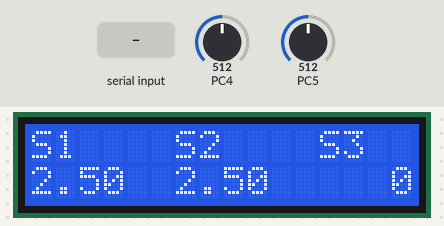
Recording of a program running on a simulated ATmega328P, built with avr-gcc and emulated at 16 MHz. Shown: 16×2 character LCD. Wiring (inferred from the names in the program): character LCD (HD44780): RS PC2; E PC3; data PC1, PC0, PB5, PB4, PB3, PB2, PB1, PB0. The test bench sets the inputs (shaded band); at power-on: PC4 = 512, PC5 = 512.

Above: at 1.2 s.
1.3 s: PC4 set to 716
At 2.6 s:
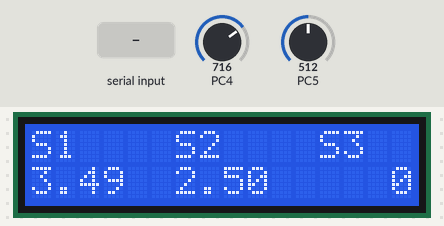
2.9 s: PC5 set to 716
At 4.0 s:
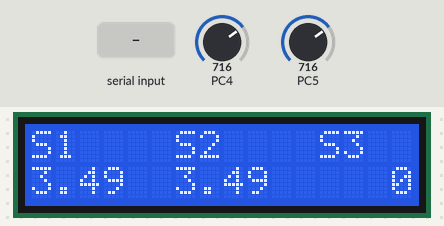
4.5 s: "+" received over Serial
At 5.2 s:
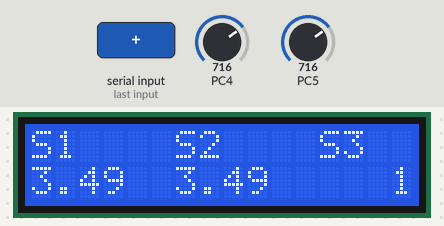
6.2 s: PC4 set to 900
At 7.5 s:
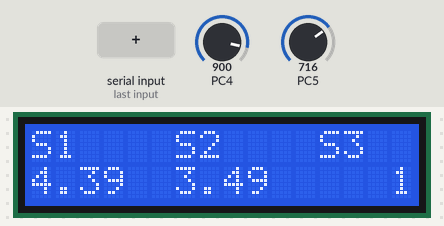
7.8 s: "-" received over Serial
At 9.0 s:
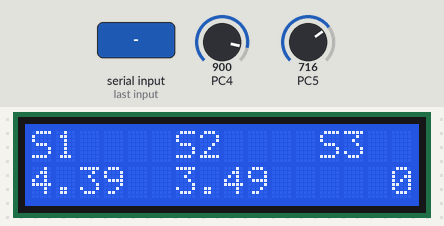
9.4 s: PC5 set to 900
At 10.3 s:
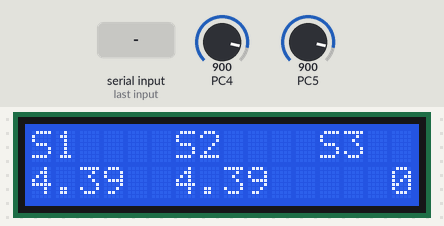
Timing chart, 0 to 12.1 s (numbered marks = the images above; inputs shaded):
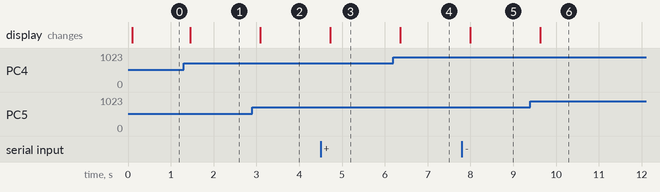

The program:

main.c
```c
/*
 * main.c
 *
 * Created: 16/07/2026
 * Author: Jorge Puente
 * Description:
 *
 */
/****************************************/
// Encabezado (Libraries)

#define F_CPU 16000000UL

#include <avr/io.h>
#include <util/delay.h>
#include <stdio.h>
#include "lcd.h"
#include "uart.h"

/****************************************/
// Function prototypes

static void adc_init(void);
static uint16_t leer_ADC(uint8_t canal);
static void pasar_a_voltaje(uint16_t num, char *texto);

/****************************************/
// Main Function

int main(void)
{
	//Texto para la fila de arriba
	char texto1[17];
	//Texto para la fila de abajo
	char texto2[17];
	//Texto de S1
	char v1[5];
	//Texto de S2
	char v2[5];
	//Texto de S3
	char v3[5];
	//Valor de S1
	uint16_t s1;
	//Valor de S2
	uint16_t s2;
	//Valor de S3
	int8_t s3 = 0;
	//Dato recibido
	char dato;

	//Iniciar LCD
	lcd_init();
	//Iniciar ADC
	adc_init();
	//Iniciar UART
	uart_init();

	while (1)
	{
		//Leer S1 en A4
		s1 = leer_ADC(4);
		//Leer S2 en A5
		s2 = leer_ADC(5);
		//Revisar si llego algo por UART
		if (uart_hay_dato())
		{
			//Guardar lo que llego
			dato = uart_rx();

			//Si llega + se suma 1
			if (dato == '+')
			{
				s3++;
			}

			//Si llega - se resta 1
			if (dato == '-')
			{
				s3--;
			}
		}

		//Pasar S1 a voltaje
		pasar_a_voltaje(s1, v1);
		//Pasar S2 a voltaje
		pasar_a_voltaje(s2, v2);
		//Pasar S3 a texto
		snprintf(v3, sizeof(v3), "%4d", s3);

		//Texto de la fila de arriba
		snprintf(texto1, sizeof(texto1), "S1    S2    S3  ");
		//Texto de la fila de abajo
		snprintf(texto2, sizeof(texto2), "%s  %s  %s", v1, v2, v3);

		//Mostrar titulos
		lcd_posicion(0, 0);
		lcd_print(texto1);

		//Mostrar voltajes alineados
		lcd_posicion(1, 0);
		lcd_print(texto2);

		//Esperar un poco
		_delay_ms(200);
	}
}

/****************************************/
// NON-Interrupt subroutines

static void adc_init(void)
{
	//AVcc referencia
	ADMUX = (1 << REFS0);
	//ADC con prescaler de 128
	ADCSRA = (1 << ADEN) | (1 << ADPS2) | (1 << ADPS1) | (1 << ADPS0);
}

static uint16_t leer_ADC(uint8_t canal)
{
	//Canal ADC
	ADMUX = (ADMUX & 0xF0) | (canal & 0x0F) | (1 << REFS0);
	//Conversion
	ADCSRA |= (1 << ADSC);

	//Esperar a que se haga la conversion
	while (ADCSRA & (1 << ADSC))
	{
	}

	//Devolver el valor que se leyo del ADC
	return ADC;
}

static void pasar_a_voltaje(uint16_t num, char *texto)
{
	//Voltaje en centesimas
	uint16_t vol;
	//Parte entera
	uint8_t ent;
	//Parte decimal
	uint8_t dec;

	//Pasar ADC a voltaje
	vol = (uint16_t)(((uint32_t)num * 500U) / 1023U);
	ent = vol / 100;
	dec = vol % 100;

	//Guardar como 0.00
	snprintf(texto, 5, "%u.%02u", ent, dec);
}

/****************************************/
// Interrupt routines
```

uart.c
```c
/*
 * uart.c
 *
 * Created: 22/07/2026
 * Author: Jorge Puente
 * Description:
 *
 */
/****************************************/
// Encabezado (Libraries)

#define F_CPU 16000000UL
#define UBRR_VALOR 103

#include "uart.h"

/****************************************/
// Function prototypes

/****************************************/
// Main Function

/****************************************/
// NON-Interrupt subroutines

void uart_init(void)
{
	//Velocidad de 9600 baudios
	UBRR0H = (uint8_t)(UBRR_VALOR >> 8);
	UBRR0L = (uint8_t)UBRR_VALOR;

	//Activar RX y TX
	UCSR0B = (1 << RXEN0) | (1 << TXEN0);

	//8 bits de datos
	UCSR0C = (1 << UCSZ01) | (1 << UCSZ00);
}

void uart_tx(char dato)
{
	//Esperar buffer libre
	while (!(UCSR0A & (1 << UDRE0)))
	{
	}

	//Mandar un caracter
	UDR0 = dato;
}

void uart_print(const char *txt)
{
	//Mandar texto por UART
	while (*txt != '\0')
	{
		uart_tx(*txt);
		txt++;
	}
}

uint8_t uart_hay_dato(void)
{
	//Ver si llego un dato
	if (UCSR0A & (1 << RXC0))
	{
		return 1;
	}

	return 0;
}

char uart_rx(void)
{
	//Esperar dato recibido
	while (!(UCSR0A & (1 << RXC0)))
	{
	}

	//Devolver el dato
	return UDR0;
}

/****************************************/
// Interrupt routines
```

uart.h
```c
#ifndef UART_H_
#define UART_H_

#include <avr/io.h>

void uart_init(void);
void uart_tx(char dato);
void uart_print(const char *txt);
uint8_t uart_hay_dato(void);
char uart_rx(void);

#endif /* UART_H_ */
```

lcd.c
```c
/*
 * lcd.c
 *
 * Created: 16/07/2026
 * Author: Jorge Puente
 * Description:
 *
 */
/****************************************/
// Encabezado (Libraries)

#define F_CPU 16000000UL

#include "lcd.h"
#include <util/delay.h>

#define LCD_RS_PORT PORTC
#define LCD_RS_DDR  DDRC
#define LCD_RS  PC2

#define LCD_E_PORT  PORTC
#define LCD_E_DDR   DDRC
#define LCD_E   PC3

#define LCD_D0_PORT PORTC
#define LCD_D0_DDR  DDRC
#define LCD_D0  PC1

#define LCD_D1_PORT PORTC
#define LCD_D1_DDR  DDRC
#define LCD_D1  PC0

#define LCD_D2_PORT PORTB
#define LCD_D2_DDR  DDRB
#define LCD_D2  PB5

#define LCD_D3_PORT PORTB
#define LCD_D3_DDR  DDRB
#define LCD_D3  PB4

#define LCD_D4_PORT PORTB
#define LCD_D4_DDR  DDRB
#define LCD_D4  PB3

#define LCD_D5_PORT PORTB
#define LCD_D5_DDR  DDRB
#define LCD_D5  PB2

#define LCD_D6_PORT PORTB
#define LCD_D6_DDR  DDRB
#define LCD_D6  PB1

#define LCD_D7_PORT PORTB
#define LCD_D7_DDR  DDRB
#define LCD_D7  PB0

/****************************************/
// Function prototypes

static void lcd_write(uint8_t dato);
static void lcd_enable(void);

/****************************************/
// Main Function

/****************************************/
// NON-Interrupt subroutines

void lcd_init(void)
{
	//Pines del LCD como salida
	LCD_RS_DDR |= (1 << LCD_RS);
	LCD_E_DDR |= (1 << LCD_E);
	LCD_D0_DDR |= (1 << LCD_D0);
	LCD_D1_DDR |= (1 << LCD_D1);
	LCD_D2_DDR |= (1 << LCD_D2);
	LCD_D3_DDR |= (1 << LCD_D3);
	LCD_D4_DDR |= (1 << LCD_D4);
	LCD_D5_DDR |= (1 << LCD_D5);
	LCD_D6_DDR |= (1 << LCD_D6);
	LCD_D7_DDR |= (1 << LCD_D7);

	//Esperar a que encienda bien
	_delay_ms(15);

	//Modo 8 bits (2 lineas)
	lcd(0x38);

	_delay_us(100);

	//Display encendido
	lcd(0x0C);

	_delay_us(100);

	//El cursor avanza a la derecha
	lcd(0x06);

	_delay_us(100);

	//Limpiar la pantalla
	lcd(0x01);
	_delay_ms(2);
}

void lcd(uint8_t dato)
{
	//RS en 0 para mandar datos
	LCD_RS_PORT &= ~(1 << LCD_RS);
	//Mandar el dato a los pines
	lcd_write(dato);
	//Enable
	lcd_enable();
	_delay_ms(2);
}

void lcd_data(uint8_t dato)
{
	//RS en 1 para mandar dato
	LCD_RS_PORT |= (1 << LCD_RS);
	//Mandar dato a los pines
	lcd_write(dato);
	//Enable
	lcd_enable();
	_delay_ms(2);
}

void lcd_print(const char *txt)
{
	//Manda letra por letra al LCD
	while (*txt != '\0')
	{
		lcd_data((uint8_t)*txt);
		txt++;
	}
}

void lcd_posicion(uint8_t fila, uint8_t col)
{
	//Guarda la direccion de la posicion
	uint8_t direccion = (fila == 0) ? 0x00 : 0x40;
	direccion += col;
	//Manda la direccion al LCD
	lcd(0x80 | direccion);
}

static void lcd_write(uint8_t dato)
{
	//Cada if pone un bit en su pin
	if (dato & (1 << 0)) LCD_D0_PORT |= (1 << LCD_D0);
	else LCD_D0_PORT &= ~(1 << LCD_D0);

	if (dato & (1 << 1)) LCD_D1_PORT |= (1 << LCD_D1);
	else LCD_D1_PORT &= ~(1 << LCD_D1);

	if (dato & (1 << 2)) LCD_D2_PORT |= (1 << LCD_D2);
	else LCD_D2_PORT &= ~(1 << LCD_D2);

	if (dato & (1 << 3)) LCD_D3_PORT |= (1 << LCD_D3);
	else LCD_D3_PORT &= ~(1 << LCD_D3);

	if (dato & (1 << 4)) LCD_D4_PORT |= (1 << LCD_D4);
	else LCD_D4_PORT &= ~(1 << LCD_D4);

	if (dato & (1 << 5)) LCD_D5_PORT |= (1 << LCD_D5);
	else LCD_D5_PORT &= ~(1 << LCD_D5);

	if (dato & (1 << 6)) LCD_D6_PORT |= (1 << LCD_D6);
	else LCD_D6_PORT &= ~(1 << LCD_D6);

	if (dato & (1 << 7)) LCD_D7_PORT |= (1 << LCD_D7);
	else LCD_D7_PORT &= ~(1 << LCD_D7);
}

static void lcd_enable(void)
{
	//Pulso para que el LCD pueda leer el dato
	LCD_E_PORT |= (1 << LCD_E);
	_delay_us(1);
	LCD_E_PORT &= ~(1 << LCD_E);
	_delay_us(100);
}

/****************************************/
// Interrupt routines
```

lcd.h
```c
#ifndef LCD_H_
#define LCD_H_

#include <avr/io.h>

void lcd_init(void);
void lcd(uint8_t command);
void lcd_data(uint8_t data);
void lcd_print(const char *text);
void lcd_posicion(uint8_t row, uint8_t column);

#endif /* LCD_H_ */
```

Measured:
- after the input at 1.3 s, the display: changes after 0.16 s (image 1)
- after the input at 2.9 s, the display: changes after 0.19 s (image 2)
- after the input at 4.5 s, the display: changes after 0.23 s (image 3)
- after the input at 6.2 s, the display: changes after 0.16 s (image 4)
- after the input at 7.8 s, the display: changes after 0.20 s (image 5)
- after the input at 9.4 s, the display: changes after 0.23 s (image 6)
